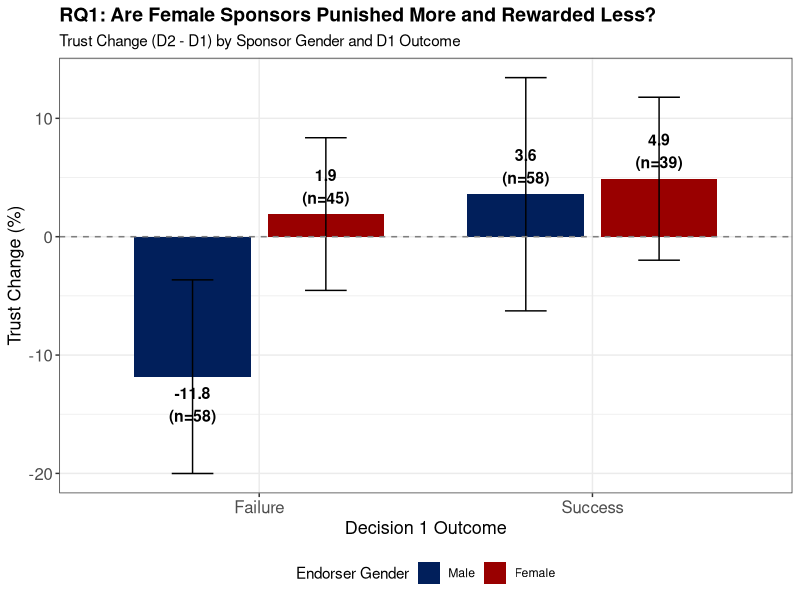
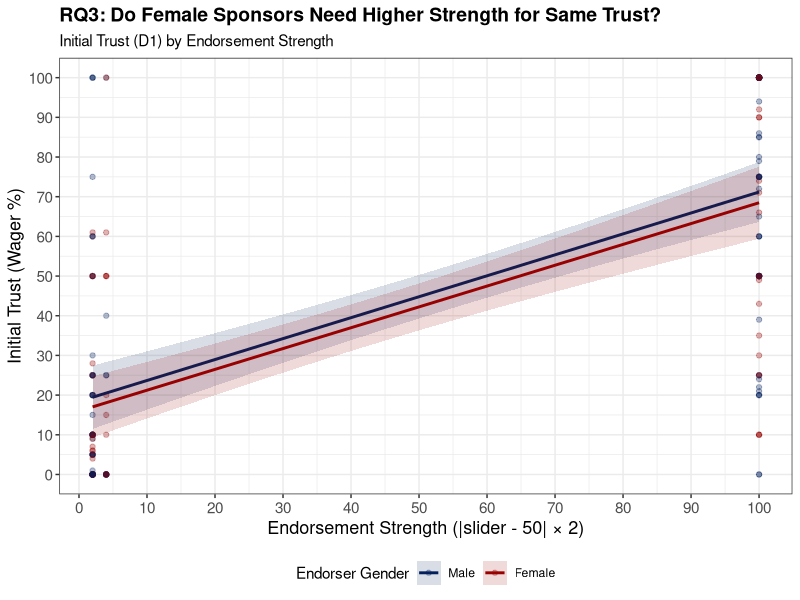
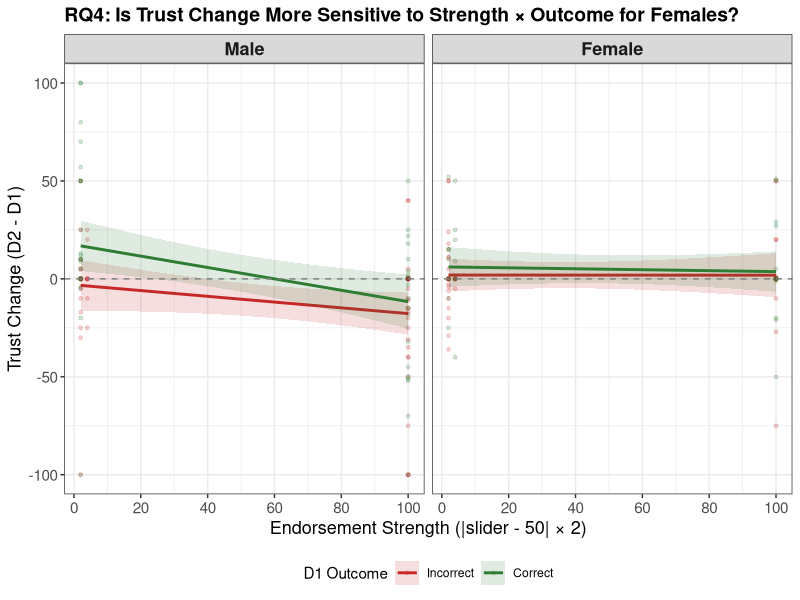
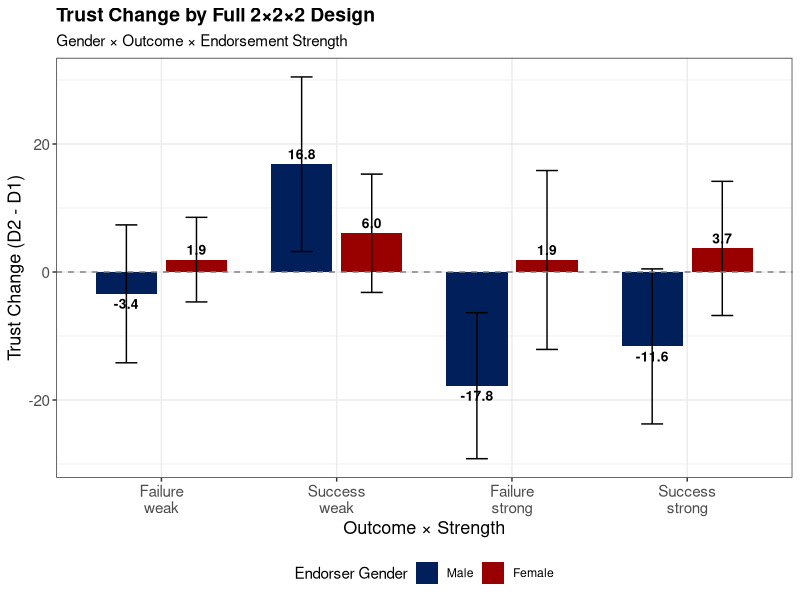

Write R code to recreate these figures, in order.
## ---- chunk 1
rm(list = ls())
knitr::opts_chunk$set(
  echo = FALSE,
  message = FALSE,
  warning = FALSE,
  fig.width = 10,
  fig.height = 6
)
library(dplyr)
library(ggplot2)
library(broom)
library(knitr)
library(tidyverse)

set.seed(42)
## ---- chunk 2
d <- read.csv("pilot_data_clean.csv", stringsAsFactors = FALSE) %>%
  mutate(
    endorser_gender_f = factor(endorser_gender, levels = c("Male", "Female")),
    outcome_f = factor(outcome, levels = c("Failure", "Success")),
    strength_cond_f = factor(strength_condition, levels = c("weak", "strong")),
    # Center abs_strength for interactions
    abs_strength_c = abs_strength - mean(abs_strength, na.rm = TRUE),
    # Binary female indicator for coefficient interpretation
    female = ifelse(endorser_gender == "Female", 1, 0),
    success = ifelse(outcome == "Success", 1, 0)
  )

n_total <- nrow(d)
n_male <- sum(d$endorser_gender == "Male")
n_female <- sum(d$endorser_gender == "Female")
## ---- chunk 3
d %>%
  group_by(endorser_gender_f, outcome_f, strength_cond_f) %>%
  summarise(
    n = n(),
    mean_d1 = mean(trust_d1),
    mean_d2 = mean(trust_d2),
    mean_change = mean(trust_change),
    sd_change = sd(trust_change),
    .groups = "drop"
  ) %>%
  kable(digits = 1, col.names = c("Gender", "Outcome", "Strength", "N",
                                    "Mean D1", "Mean D2", "Mean Change", "SD Change"),
        caption = "Cell means by condition")
## ---- chunk 4
model_rq1 <- lm(trust_change ~ endorser_gender_f * outcome_f, data = d)
summary(model_rq1)
## ---- chunk 5
plot_rq1 <- d %>%
  group_by(endorser_gender_f, outcome_f) %>%
  summarise(
    mean_change = mean(trust_change),
    se = sd(trust_change) / sqrt(n()),
    n = n(),
    .groups = "drop"
  )

ggplot(plot_rq1,
       aes(x = outcome_f, y = mean_change, fill = endorser_gender_f)) +
  geom_bar(stat = "identity", position = position_dodge(0.8), width = 0.7) +
  geom_errorbar(aes(ymin = mean_change - 1.96 * se, ymax = mean_change + 1.96 * se),
                position = position_dodge(0.8), width = 0.25) +
  geom_hline(yintercept = 0, linetype = "dashed", color = "gray50") +
  geom_text(aes(label = sprintf("%.1f\n(n=%d)", mean_change, n)),
            position = position_dodge(0.8),
            vjust = ifelse(plot_rq1$mean_change > 0, -0.3, 1.3),
            size = 4, fontface = "bold") +
  scale_fill_manual(values = c("Male" = "#011F5B", "Female" = "#990000")) +
  labs(
    title = "RQ1: Are Female Sponsors Punished More and Rewarded Less?",
    subtitle = "Trust Change (D2 - D1) by Sponsor Gender and D1 Outcome",
    x = "Decision 1 Outcome",
    y = "Trust Change (%)",
    fill = "Endorser Gender"
  ) +
  theme_bw() +
  theme(
    legend.position = "bottom",
    plot.title = element_text(size = 14, face = "bold"),
    plot.subtitle = element_text(size = 11),
    axis.text = element_text(size = 12),
    axis.title = element_text(size = 13)
  )
## ---- chunk 6
model_rq3 <- lm(trust_d1 ~ endorser_gender_f * abs_strength, data = d)
summary(model_rq3)
## ---- chunk 7
ggplot(d, aes(x = abs_strength, y = trust_d1,
              color = endorser_gender_f, fill = endorser_gender_f)) +
  geom_point(alpha = 0.3, size = 1.5) +
  geom_smooth(method = "lm", se = TRUE, alpha = 0.15) +
  scale_color_manual(values = c("Male" = "#011F5B", "Female" = "#990000")) +
  scale_fill_manual(values = c("Male" = "#011F5B", "Female" = "#990000")) +
  scale_x_continuous(breaks = seq(0, 100, 10)) +
  scale_y_continuous(limits = c(0, 100), breaks = seq(0, 100, 10)) +
  labs(
    title = "RQ3: Do Female Sponsors Need Higher Strength for Same Trust?",
    subtitle = "Initial Trust (D1) by Endorsement Strength",
    x = "Endorsement Strength (|slider - 50| × 2)",
    y = "Initial Trust (Wager %)",
    color = "Endorser Gender",
    fill = "Endorser Gender"
  ) +
  theme_bw() +
  theme(
    legend.position = "bottom",
    plot.title = element_text(size = 14, face = "bold"),
    plot.subtitle = element_text(size = 11),
    axis.text = element_text(size = 11),
    axis.title = element_text(size = 13)
  )
## ---- chunk 8
model_rq4 <- lm(trust_change ~ endorser_gender_f * abs_strength_c * outcome_f,
                data = d)
summary(model_rq4)
## ---- chunk 9
ggplot(d, aes(x = abs_strength, y = trust_change,
              color = outcome_f, fill = outcome_f)) +
  geom_point(alpha = 0.2, size = 1) +
  geom_smooth(method = "lm", se = TRUE, alpha = 0.15) +
  geom_hline(yintercept = 0, linetype = "dashed", color = "gray50") +
  facet_wrap(~ endorser_gender_f, nrow = 1) +
  scale_color_manual(values = c("Failure" = "#C62828", "Success" = "#2E7D32"),
                     labels = c("Incorrect", "Correct")) +
  scale_fill_manual(values = c("Failure" = "#C62828", "Success" = "#2E7D32"),
                    labels = c("Incorrect", "Correct")) +
  scale_x_continuous(breaks = seq(0, 100, 20)) +
  labs(
    title = "RQ4: Is Trust Change More Sensitive to Strength × Outcome for Females?",
    x = "Endorsement Strength (|slider - 50| × 2)",
    y = "Trust Change (D2 - D1)",
    color = "D1 Outcome",
    fill = "D1 Outcome"
  ) +
  theme_bw() +
  theme(
    legend.position = "bottom",
    plot.title = element_text(size = 14, face = "bold"),
    strip.text = element_text(size = 13, face = "bold"),
    axis.text = element_text(size = 11),
    axis.title = element_text(size = 13)
  )
## ---- chunk 10
plot_full <- d %>%
  group_by(endorser_gender_f, outcome_f, strength_cond_f) %>%
  summarise(
    mean_change = mean(trust_change),
    se = sd(trust_change) / sqrt(n()),
    n = n(),
    .groups = "drop"
  )

ggplot(plot_full,
       aes(x = interaction(outcome_f, strength_cond_f, sep = "\n"),
           y = mean_change, fill = endorser_gender_f)) +
  geom_bar(stat = "identity", position = position_dodge(0.8), width = 0.7) +
  geom_errorbar(aes(ymin = mean_change - 1.96 * se, ymax = mean_change + 1.96 * se),
                position = position_dodge(0.8), width = 0.25) +
  geom_hline(yintercept = 0, linetype = "dashed", color = "gray50") +
  geom_text(aes(label = sprintf("%.1f", mean_change)),
            position = position_dodge(0.8),
            vjust = ifelse(plot_full$mean_change > 0, -0.5, 1.5),
            size = 3.5, fontface = "bold") +
  scale_fill_manual(values = c("Male" = "#011F5B", "Female" = "#990000")) +
  labs(
    title = "Trust Change by Full 2×2×2 Design",
    subtitle = "Gender × Outcome × Endorsement Strength",
    x = "Outcome × Strength",
    y = "Trust Change (D2 - D1)",
    fill = "Endorser Gender"
  ) +
  theme_bw() +
  theme(
    legend.position = "bottom",
    plot.title = element_text(size = 14, face = "bold"),
    plot.subtitle = element_text(size = 11),
    axis.text = element_text(size = 11),
    axis.title = element_text(size = 13)
  )
## ---- chunk 11
# Overall
cat("Overall Trust Change: mean =", round(mean(d$trust_change), 1),
    ", sd =", round(sd(d$trust_change), 1), "\n")
cat("Overall Trust D1: mean =", round(mean(d$trust_d1), 1),
    ", sd =", round(sd(d$trust_d1), 1), "\n")
cat("Overall Trust D2: mean =", round(mean(d$trust_d2), 1),
    ", sd =", round(sd(d$trust_d2), 1), "\n\n")

# By condition
d %>%
  group_by(endorser_gender_f, outcome_f) %>%
  summarise(
    n = n(),
    mean_d1 = round(mean(trust_d1), 1),
    mean_d2 = round(mean(trust_d2), 1),
    mean_change = round(mean(trust_change), 1),
    sd_change = round(sd(trust_change), 1),
    .groups = "drop"
  ) %>%
  kable(col.names = c("Gender", "Outcome", "N", "Mean D1", "Mean D2",
                        "Mean Change", "SD Change"),
        caption = "Summary by Gender × Outcome")
## ---- chunk 12
d %>%
  summarise(
    median_duration_s = median(as.numeric(duration_s), na.rm = TRUE),
    mean_duration_s = mean(as.numeric(duration_s), na.rm = TRUE),
    median_rt_d1 = median(as.numeric(rt_d1), na.rm = TRUE),
    median_rt_d2 = median(as.numeric(rt_d2), na.rm = TRUE)
  ) %>%
  kable(digits = 0, caption = "Timing statistics")
